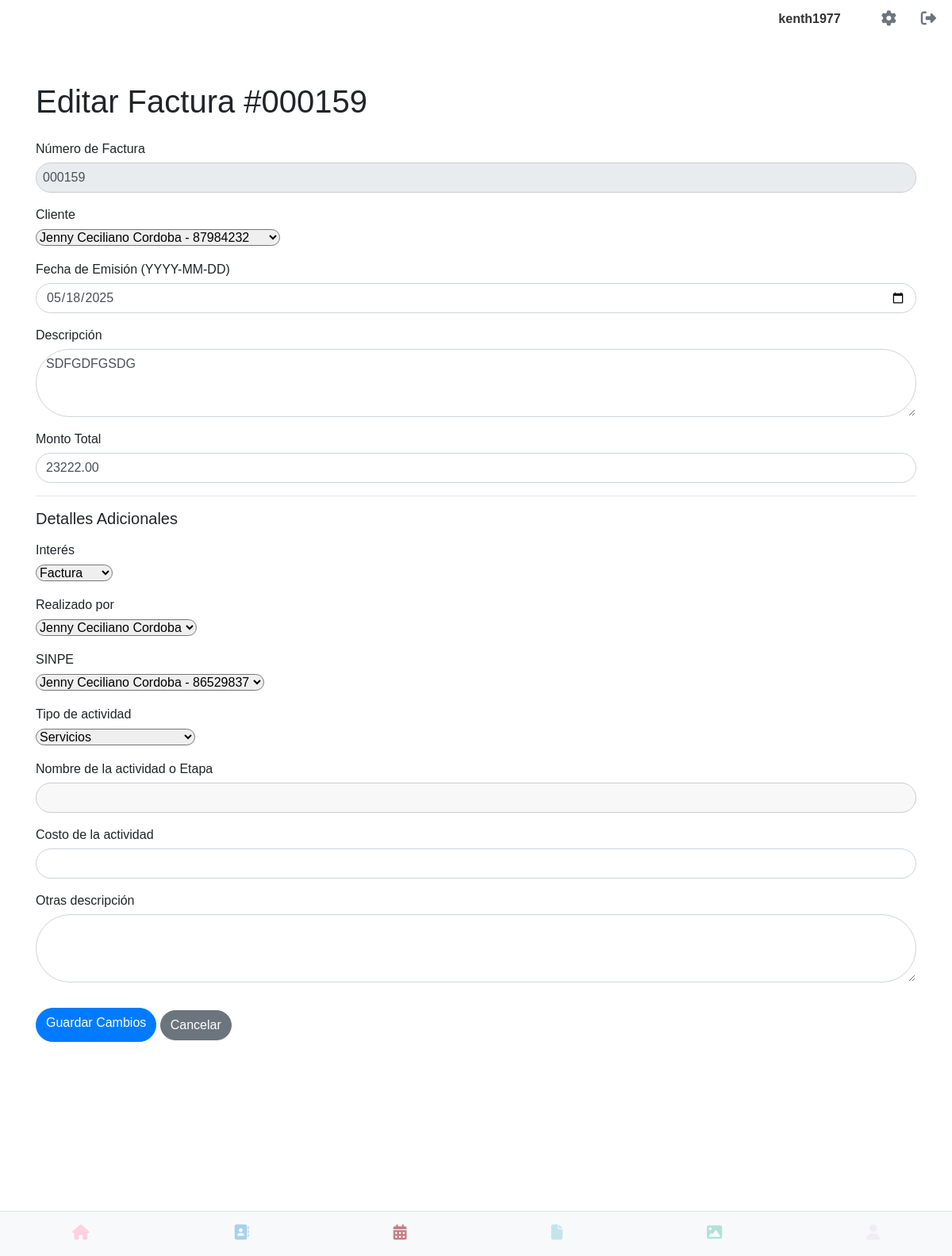
Before: /editar_factura/4 (signed in) with the older database file.
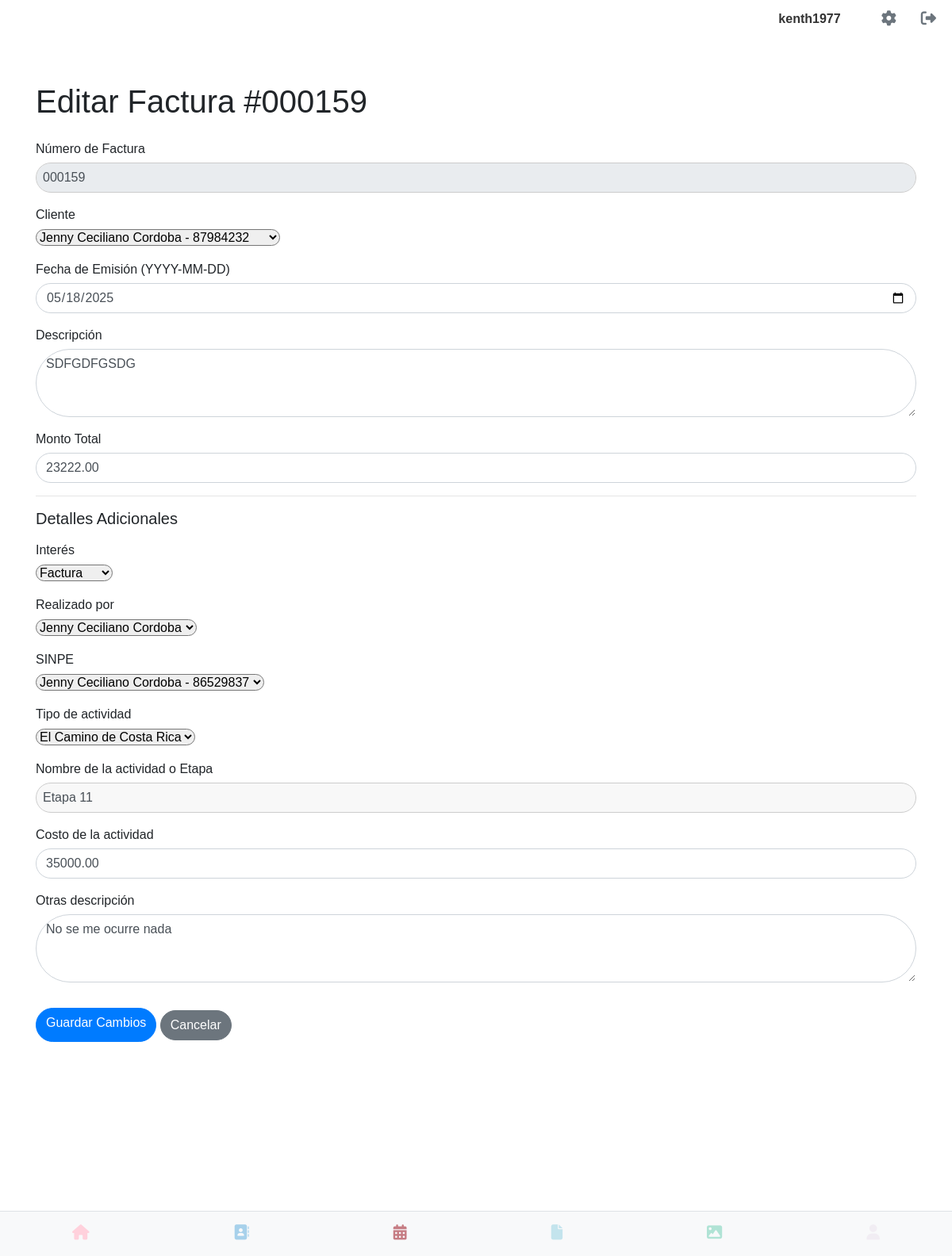
After: the same page with the newer database file.
### app.py (models this page shows, shortened)
class Factura(db.Model):
    __tablename__ = 'facturas'
    id = db.Column(db.Integer, primary_key=True)
    numero_factura = db.Column(db.String(100), unique=True, nullable=False)
    fecha_emision = db.Column(db.Date, nullable=False, default=datetime.utcnow)
    cliente_id = db.Column(db.Integer, db.ForeignKey('contacto.id'), nullable=False)
    cliente = db.relationship('Contacto', backref=db.backref('facturas', lazy=True))
    descripcion = db.Column(db.Text)
    monto_total = db.Column(db.Numeric(10, 2), nullable=False)
    fecha_registro = db.Column(db.DateTime, default=datetime.utcnow)
    usuario_id = db.Column(db.Integer, db.ForeignKey('users.id'), nullable=False)
    usuario = db.relationship('User', backref=db.backref('facturas', lazy=True))
    interes = db.Column(db.String(50), nullable=True) # CAMBIO CLAVE
    realizado_por = db.Column(db.String(100), nullable=True) # CAMBIO CLAVE
    sinpe = db.Column(db.String(100), nullable=True) # CAMBIO CLAVE
    tipo_actividad = db.Column(db.String(100), nullable=True) # CAMBIO CLAVE
    nombre_actividad_etapa = db.Column(db.String(255), nullable=True)
    costo_actividad = db.Column(db.Numeric(10, 2), nullable=True)
    otras_descripcion = db.Column(db.Text, nullable=True)

### app.py (the view, shortened to what this page needs)
@app.route('/editar_factura/<int:id>', methods=['GET', 'POST'])
@login_required
def editar_factura(id):
    factura = Factura.query.filter_by(id=id, usuario_id=current_user.id).first_or_404()
    form = EditarFacturaForm(factura)
    if request.method == 'GET':
        form.numero_factura.data = factura.numero_factura
        form.cliente_id.data = factura.cliente_id
        form.fecha_emision.data = factura.fecha_emision.strftime('%Y-%m-%d') if factura.fecha_emision else ''
        form.descripcion.data = factura.descripcion
        form.monto_total.data = str(factura.monto_total) if factura.monto_total is not None else ''
        form.interes.data = factura.interes if factura.interes else 'Factura' # Asegura un valor por defecto si es None
        form.realizado_por.data = factura.realizado_por if factura.realizado_por else 'Jenny Ceciliano Cordoba'
        form.sinpe.data = factura.sinpe if factura.sinpe else 'Jenny Ceciliano Cordoba-86529837'
        form.tipo_actividad.data = factura.tipo_actividad if factura.tipo_actividad else 'Servicios'
        form.nombre_actividad_etapa.data = factura.nombre_actividad_etapa
        form.costo_actividad.data = str(factura.costo_actividad) if factura.costo_actividad is not None else ''
        form.otras_descripcion.data = factura.otras_descripcion
    return render_template('editar_factura.html', form=form, factura_id=id)

### app.py (called while the page is built)
@login_manager.user_loader
def load_user(user_id):
    return User.query.get(int(user_id))

    @property
    def is_active(self):
        return True

### templates/editar_factura.html (shortened to what this page needs)
{% extends 'base.html' %}
{% block content %}
<div class="container mt-4">
    <h1 class="mb-4">Editar Factura #{{ form.numero_factura.data }}</h1>
    <form method="POST" action="{{ url_for('editar_factura', id=factura_id) }}">
        <div class="mb-3">
            {{ form.numero_factura.label(class="form-label") }}
            {{ form.numero_factura(class="form-control rounded-pill", readonly="readonly") }}
        </div>
        <div class="mb-3">
            {{ form.cliente_id.label(class="form-label") }}
            {{ form.cliente_id(class="form-select rounded-pill") }}
        </div>
        <div class="mb-3">
            {{ form.fecha_emision.label(class="form-label") }}
            {{ form.fecha_emision(class="form-control rounded-pill", type="date") }}
        </div>
        <div class="mb-3">
            {{ form.descripcion.label(class="form-label") }}
            {{ form.descripcion(class="form-control rounded-pill", rows=3) }}
        </div>
        <div class="mb-3">
            {{ form.monto_total.label(class="form-label") }}
            {{ form.monto_total(class="form-control rounded-pill", type="number", step="0.01") }}
        </div>
        <hr>
        <h5 class="mb-3">Detalles Adicionales</h5>
        <div class="mb-3">
            {{ form.interes.label(class="form-label") }}
            {{ form.interes(class="form-select rounded-pill") }}
        </div>
        <div class="mb-3">
            {{ form.realizado_por.label(class="form-label") }}
            {{ form.realizado_por(class="form-select rounded-pill") }}
        </div>
        <div class="mb-3">
            {{ form.sinpe.label(class="form-label") }}
            {{ form.sinpe(class="form-select rounded-pill") }}
        </div>
        <div class="mb-3">
            {{ form.tipo_actividad.label(class="form-label") }}
            {{ form.tipo_actividad(class="form-select rounded-pill") }}
        </div>
        <div class="mb-3">
            {{ form.nombre_actividad_etapa.label(class="form-label") }}
            {{ form.nombre_actividad_etapa(class="form-control rounded-pill") }}
        </div>
        <div class="mb-3">
            {{ form.costo_actividad.label(class="form-label") }}
            {{ form.costo_actividad(class="form-control rounded-pill", type="number", step="0.01") }}
        </div>
        <div class="mb-3">
            {{ form.otras_descripcion.label(class="form-label") }}
            {{ form.otras_descripcion(class="form-control rounded-pill", rows=3) }}
        </div>
        <button type="submit" class="btn btn-primary rounded-pill mt-3">{{ form.submit.label }}</button>
        <a href="{{ url_for('ver_facturas') }}" class="btn btn-secondary rounded-pill mt-3 ms-2">Cancelar</a>
    </form>
</div>
{% endblock %}

Changed rows visible on the page:
changed Factura "Jenny Ceciliano Cordoba - 87984232": tipo_actividad "Servicios" → "El Camino de Costa Rica"; nombre_actividad_etapa (not shown) → "Etapa 11"; costo_actividad (not shown) → "35000.00"; otras_descripcion (not shown) → "No se me ocurre nada"
